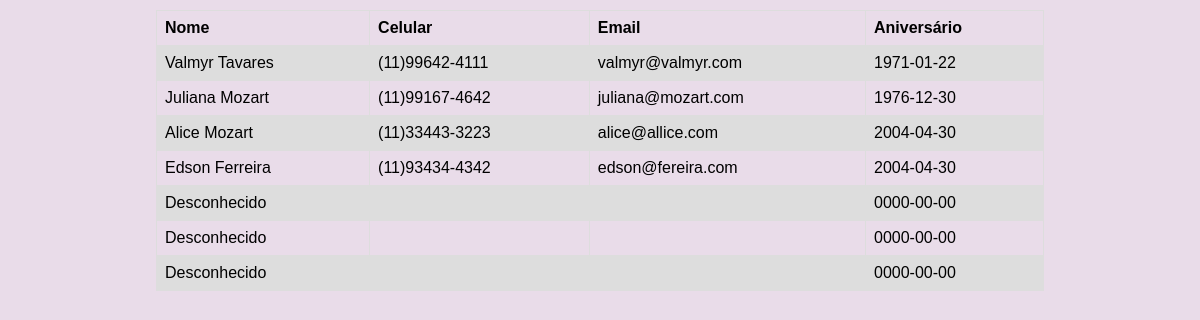
The page /customers_list.php on the database its author committed.
### tables this page shows
CREATE TABLE `customer` (
  `idcustumer` int(11) NOT NULL,
  `name` varchar(100) DEFAULT NULL,
  `phone` varchar(20) DEFAULT NULL,
  `email` varchar(100) DEFAULT NULL,
  `birthdate` date DEFAULT NULL,
  `type` varchar(45) DEFAULT NULL,
  `request` int(11) DEFAULT NULL,
  `amountarrivals` int(11) DEFAULT NULL,
  `date` date DEFAULT NULL
);

### dao/CustomerDaoMysql.php (called while the page is built, shortened)
<?php
class CustomerDaoMysql implements CustomerDAO {
    private $pdo;
    public function __construct(PDO $driver){
        $this->pdo = $driver;
    }
    public function getCustomers(){
        $sql = $this->pdo->query("SELECT * FROM customer");
        $sql->execute();
        if($sql->rowCount()>0){
            $data = $sql->fetchAll(PDO::FETCH_ASSOC);
           return $data;
        }
    }
}

### customers_list.php (the view)
<?php
require_once 'config.php';
require_once 'dao/CustomerDaoMysql.php';
require 'partials/header.php';
$customerList = new CustomerDaoMysql($pdo);
$lists = $customerList->getCustomers();
?>
<div class="list-customer-content">
    <table>
        <tr>
            <th>Nome</th>
            <th>Celular</th>
            <th>Email</th>
            <th>Aniversário</th>
        </tr>
        <?php foreach($lists as $list):?>
        <tr>
            <td><?=$list['name']?></td>
            <td><?=$list['phone']?></td>
            <td><?=$list['email']?></td>
            <td><?=$list['birthdate']?></td>
        </tr>
        <?php endforeach;?>
    </table>
</div>

### partials/header.php (shortened to what this page needs)
<!DOCTYPE html>
<html lang="en">
<head>
    <link rel="stylesheet" href="asset/css/style.css"/>
</head>
<body>

### asset/css/style.css (style rules this page uses)
body { background:hsla(300, 35%, 40%, 0.185); }

### asset/css/admin.css (style rules this page uses)
.list-customer-content { width: 74%; margin: 10px 13%; text-align: center; }
.list-customer-content table { font-family: arial, sans-serif; border-collapse: collapse; width: 100%; }
.list-customer-content table td, th { border: 1px solid #dddddd; text-align: left; padding: 8px; }
tr:nth-child(even) { background-color: #dddddd; }

### asset/css/default.css (style rules this page uses)
* { margin:0; padding:0 }

### rows shown on the page
customer: name "Valmyr Tavares", phone "(11)99642-4111", email "valmyr@valmyr.com", birthdate "1971-01-22"
customer: name "Juliana Mozart", phone "(11)99167-4642", email "juliana@mozart.com", birthdate "1976-12-30"
customer: name "Alice Mozart", phone "(11)33443-3223", email "alice@allice.com", birthdate "2004-04-30"
customer: name "Edson Ferreira", phone "(11)93434-4342", email "edson@fereira.com", birthdate "2004-04-30"
customer: name "Desconhecido", birthdate "0000-00-00"
customer: name "Desconhecido", birthdate "0000-00-00"
customer: name "Desconhecido", birthdate "0000-00-00"
